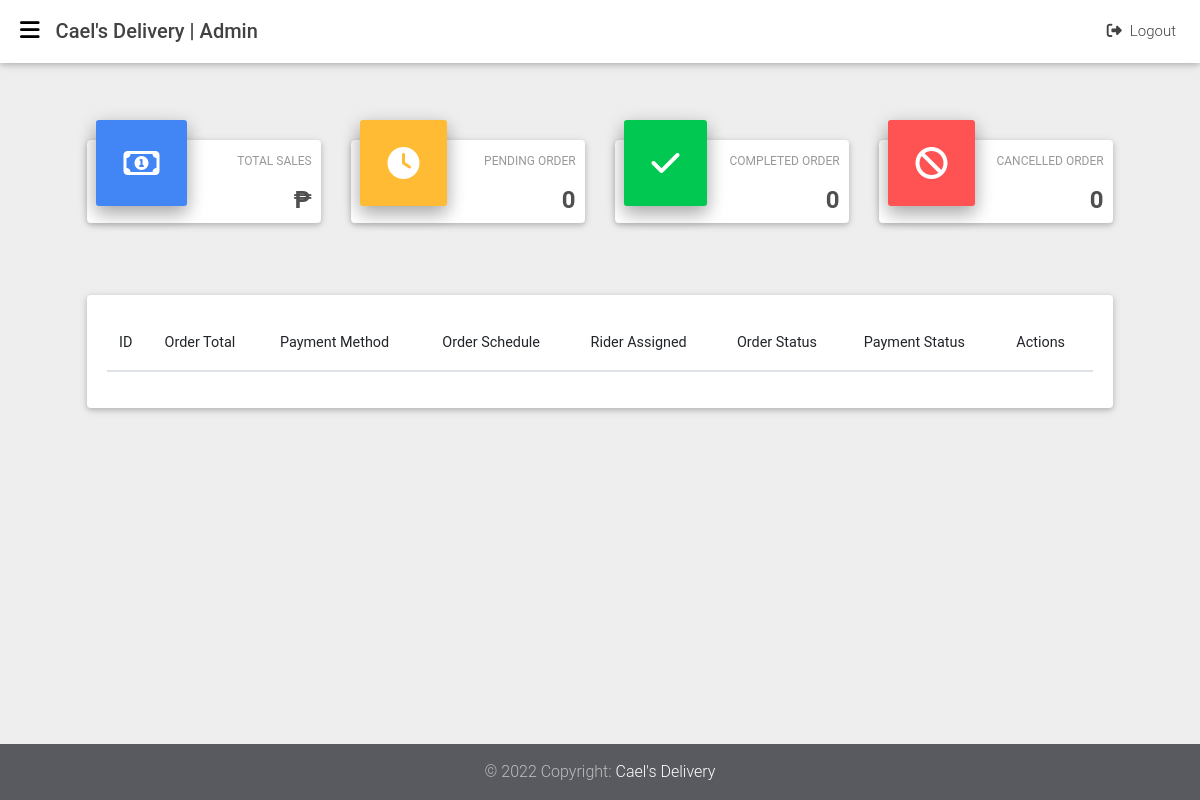
The page /admins/index (signed in) on the database as committed earlier.
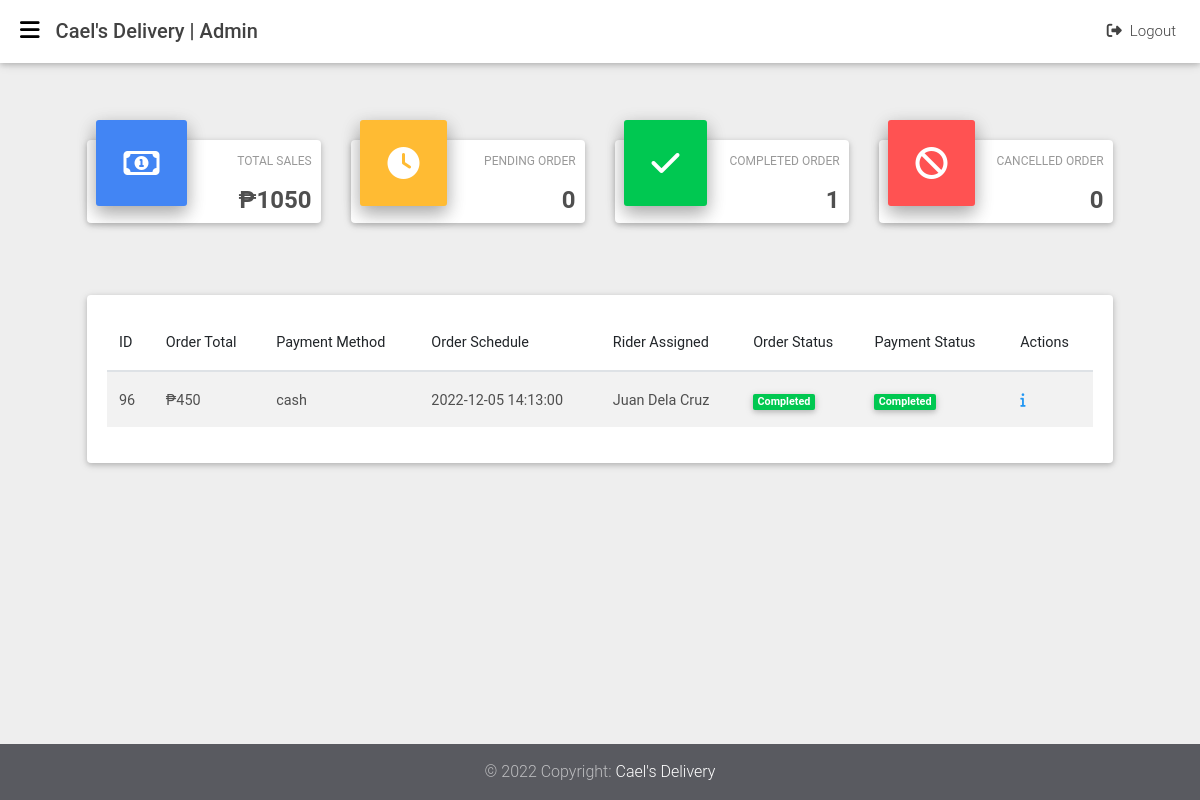
The same page on the database as committed later.
### tables this page shows
CREATE TABLE `orders` (
  `order_id` int(11) NOT NULL,
  `order_schedule` datetime NOT NULL,
  `user_id` int(11) NOT NULL,
  `rider_id` int(11) NOT NULL,
  `shipping_id` int(11) NOT NULL,
  `payment_id` int(11) NOT NULL,
  `order_total` varchar(255) NOT NULL,
  `order_status` int(11) NOT NULL,
  `created_at` datetime NOT NULL DEFAULT current_timestamp()
);

CREATE TABLE `payments` (
  `payment_id` int(11) NOT NULL,
  `payment_method` varchar(255) NOT NULL,
  `payment_status` int(11) NOT NULL DEFAULT 0,
  `shipping_id` int(11) NOT NULL,
  `created_at` datetime NOT NULL DEFAULT current_timestamp()
);

CREATE TABLE `riders` (
  `rider_id` int(11) NOT NULL,
  `rider_first_name` varchar(255) NOT NULL,
  `rider_last_name` varchar(255) NOT NULL,
  `rider_email` varchar(255) NOT NULL,
  `rider_contact` varchar(255) NOT NULL,
  `rider_address` text NOT NULL,
  `rider_city` varchar(255) NOT NULL,
  `rider_image` varchar(255) NOT NULL DEFAULT 'default_avatar.png',
  `created_at` datetime NOT NULL DEFAULT current_timestamp()
);

### app/libraries/Core.php (called while the page is built, shortened)
<?php
class Core
{
  protected $currentMethod = 'index';
  public function __construct()
  {
    $url = $this->getUrl();
    if (isset($url[0])) {
      if (file_exists('../app/controllers/' . ucwords($url[0]) . '.php')) {
        unset($url[0]);
      }
    }
    $this->currentController = new $this->currentController;
    if (isset($url[1])) {
      if (method_exists($this->currentController, $url[1])) {
        $this->currentMethod = $url[1];
        unset($url[1]);
      }
    }
    $this->params = $url ? array_values($url) : [];
    call_user_func_array([$this->currentController, $this->currentMethod], $this->params);
  }
  public function getUrl()
  {
    if (isset($_GET['url'])) {
      $url = rtrim($_GET['url'], '/');
      $url = filter_var($url, FILTER_SANITIZE_URL);
      $url = explode('/', $url);
      return $url;
    }
  }
}

### public/index.php (called while the page is built, shortened)
<?php
$init = new Core;

### app/libraries/Database.php (called while the page is built, shortened)
<?php
class Database
{
	private $host = DB_HOST;
	private $user = DB_USER;
	private $pass = DB_PASS;
	private $dbname = DB_NAME;
	private $dbh;
	private $stmt;
	public function __construct()
	{
		$dsn = 'mysql:host=' . $this->host . ';dbname=' . $this->dbname;
		$options = array(
			PDO::ATTR_PERSISTENT => true,
			PDO::ATTR_ERRMODE => PDO::ERRMODE_EXCEPTION
		);
		try {
			$this->dbh = new PDO($dsn, $this->user, $this->pass, $options);
		}
		catch (PDOException $e) {
			$this->error = $e->getMessage();
		}
	}
	public function query($query)
	{
		$this->stmt = $this->dbh->prepare($query);
	}
	public function execute()
	{
		return $this->stmt->execute();
	}
	public function resultset()
	{
		$this->execute();
		return $this->stmt->fetchAll(PDO::FETCH_OBJ);
	}
}

### app/models/Order.php (called while the page is built, shortened)
<?php
class Order
{
  private $db;
  public function __construct()
  {
    $this->db = new Database;
  }
  public function getAllCompletedOrders()
  {
    $this->db->query("SELECT *,
                      orders.order_id as orderID,
                      users.user_id as userID,
                      shippings.shipping_id as shippingID,
                      payments.payment_id as paymentID,
                      orders.order_total as orderTotal,
                      orders.order_status as orderStatus
                      FROM orders
                      INNER JOIN users
                      ON orders.user_id = users.user_id
                      INNER JOIN shippings
                      ON orders.shipping_id = shippings.shipping_id
                      INNER JOIN payments
                      ON orders.payment_id = payments.payment_id
                      INNER JOIN riders
                      ON orders.rider_id = riders.rider_id
                      WHERE
                      orders.order_status = 3
                      AND payments.payment_status = 1
                      ORDER BY orders.created_at ASC;");
    $results = $this->db->resultSet();
    return $results;
  }
  public function totalSales()
  {
    $this->db->query("SELECT
                      SUM(order_total)
                      AS sum
                      FROM orders
                      WHERE order_status = 1");
    $this->db->execute();
    $totalSales = $this->db->single();
    if ($totalSales) {
      return $totalSales;
    } else {
      return false;
    }
  }
  public function pendingOrders()
  {
    $this->db->query('SELECT *,
                      orders.order_id as orderID,
                      payments.payment_id as paymentID
                      FROM orders
                      INNER JOIN payments
                      ON orders.payment_id = payments.payment_id
                      WHERE order_status = 0
                      AND payment_status = 0');
    $this->db->execute();
    return $this->db->rowCount();
  }
  public function cancelledOrders()
  {
    $this->db->query('SELECT *,
                      orders.order_id as orderID,
                      payments.payment_id as paymentID
                      FROM orders
                      INNER JOIN payments
                      ON orders.payment_id = payments.payment_id
                      WHERE order_status = 4
                      AND payment_status = 0;');
    $this->db->execute();
    return $this->db->rowCount();
  }
  public function completeOrders()
  {
    $this->db->query('SELECT *,
                      orders.order_id as orderID,
                      payments.payment_id as paymentID
                      FROM orders
                      INNER JOIN payments
                      ON orders.payment_id = payments.payment_id
                      WHERE order_status = 3
                      AND payment_status = 1;');
    $this->db->execute();
    return $this->db->rowCount();
  }
}

### app/views/admins/index.php (the view)
<?php require APPROOT . '/views/admins/inc/header.php'; ?>
<?php require APPROOT . '/views/admins/inc/sidebar.php'; ?>
<?php require APPROOT . '/views/admins/inc/navbar.php'; ?>
<main>
  <div class="container-fluid">
    <section class="mt-md-4 pt-md-2 mb-5 pb-4">
      <div class="row">
        <div class="col-xl-3 col-md-6 mb-xl-0 mb-4">
          <div class="card card-cascade cascading-admin-card">
            <div class="admin-up">
              <i class="far fa-money-bill-alt primary-color mr-3 z-depth-2"></i>
              <div class="data">
                <p class="text-uppercase">Total Sales</p>
                <h4 class="font-weight-bold dark-grey-text">&#8369;<?php echo $data['total_sales']; ?></h4>
              </div>
            </div>
          </div>
        </div>
        <div class="col-xl-3 col-md-6 mb-xl-0 mb-4">
          <div class="card card-cascade cascading-admin-card">
            <div class="admin-up">
              <i class="fas fa-clock warning-color mr-3 z-depth-2"></i>
              <div class="data">
                <p class="text-uppercase">Pending Order</p>
                <h4 class="font-weight-bold dark-grey-text"><?php echo $data['total_pending_orders']; ?></h4>
              </div>
            </div>
          </div>
        </div>
        <div class="col-xl-3 col-md-6 mb-md-0 mb-4">
          <div class="card card-cascade cascading-admin-card">
            <div class="admin-up">
              <i class="fas fa-check success-color lighten-1 mr-3 z-depth-2"></i>
              <div class="data">
                <p class="text-uppercase">Completed Order</p>
                <h4 class="font-weight-bold dark-grey-text"><?php echo $data['total_completed_orders']; ?></h4>
              </div>
            </div>
          </div>
        </div>
        <div class="col-xl-3 col-md-6 mb-0">
          <div class="card card-cascade cascading-admin-card">
            <div class="admin-up">
              <i class="fas fa-ban red accent-2 mr-3 z-depth-2"></i>
              <div class="data">
                <p class="text-uppercase">Cancelled Order</p>
                <h4 class="font-weight-bold dark-grey-text"><?php echo $data['total_cancelled_orders'] ?></h4>
              </div>
            </div>
          </div>
        </div>
      </div>
    </section>
    <section>
      <div class="card">
        <div class="card-body">
          <div class="table-responsive">
            <table id="myTable" class="table table-striped display" cellspacing="0" width="100%">
              <thead>
                <tr>
                  <th>ID</th>
                  <th>Order Total</th>
                  <th>Payment Method</th>
                  <th>Order Schedule</th>
                  <th>Rider Assigned</th>
                  <th>Order Status</th>
                  <th>Payment Status</th>
                  <th>Actions</th>
                </tr>
              </thead>
              <tbody>
                <?php foreach ($data['orders'] as $order) : ?>
                  <tr>
                    <td><?php echo $order->order_id; ?></td>
                    <td>&#8369;<?php echo $order->order_total; ?></td>
                    <td><?php echo $order->payment_method; ?></td>
                    <td><?php echo $order->order_schedule; ?></td>
                    <td>
                      <?php if ($order->rider_id == 0) : ?>
                        <span class="badge badge-warning">Pending</span>
                      <?php else : ?>
                        <?php echo $order->rider_first_name ?>&nbsp;<?php echo $order->rider_last_name ?>
                      <?php endif; ?>
                    </td>
                    <td>
                      <?php
                      if ($order->order_status == 3) {
                        echo '<span class="badge badge-success">Completed</span>';
                      } elseif ($order->order_status == 4) {
                        echo '<span class="badge badge-danger">Cancelled</span>';
                      }
                      ?>
                    </td>
                    <td>
                      <?php
                      if ($order->payment_status == 0) {
                        echo '<span class="badge badge-warning">Pending</span>';
                      } elseif ($order->payment_status == 1) {
                        echo '<span class="badge badge-success">Completed</span>';
                      } elseif ($order->payment_status == 2) {
                        echo '<span class="badge badge-danger">Cancelled</span>';
                      }
                      ?>
                    </td>
                    <td>
                      <a href="<?php echo URLROOT; ?>/orders/details/<?php echo $order->order_id; ?>"><i class="fa-solid fa-info blue-text" data-toggle="tooltip" data-placement="top" title="View Order Details"></i>
                      </a>
                    </td>
                  </tr>
                <?php endforeach; ?>
              </tbody>
            </table>
          </div>
        </div>
      </div>
    </section>
  </div>
</main>
<?php require APPROOT . '/views/admins/inc/footer.php'; ?>

Rows that differ between the two databases and show on the page:
now on this page (row edited): orders: order_id "96", order_total "450", payment.payment_method "cash", order_schedule "2022-12-05 14:13:00", rider.rider_first_name "Juan", rider.rider_last_name "Dela Cruz", order_status "Completed"
Other text that changed with them:
$data['total_sales']: (not shown) → "1050"
$data['total_completed_orders']: "0" → "1"
